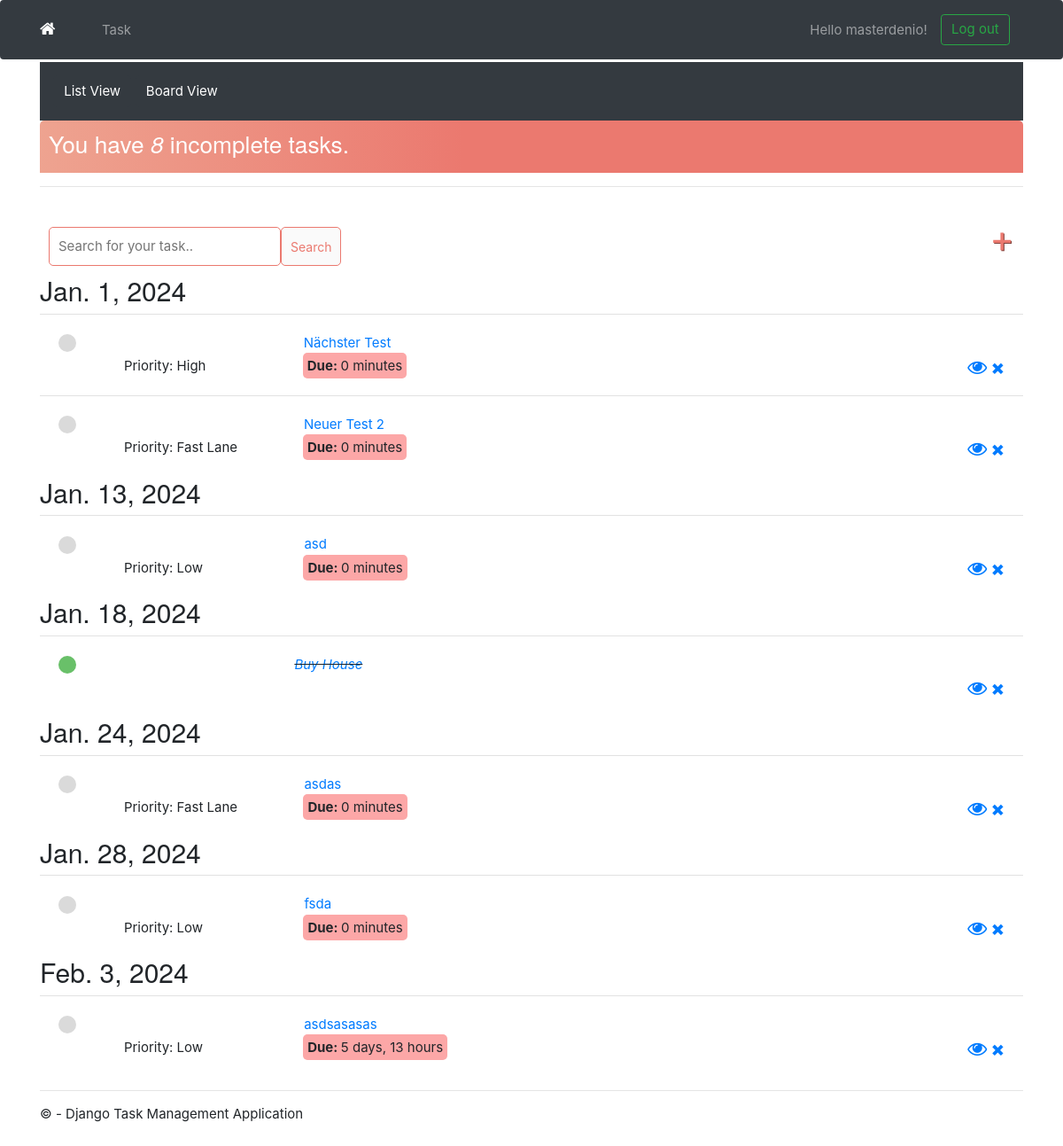
The page /task/ (signed in) on the database as committed earlier.
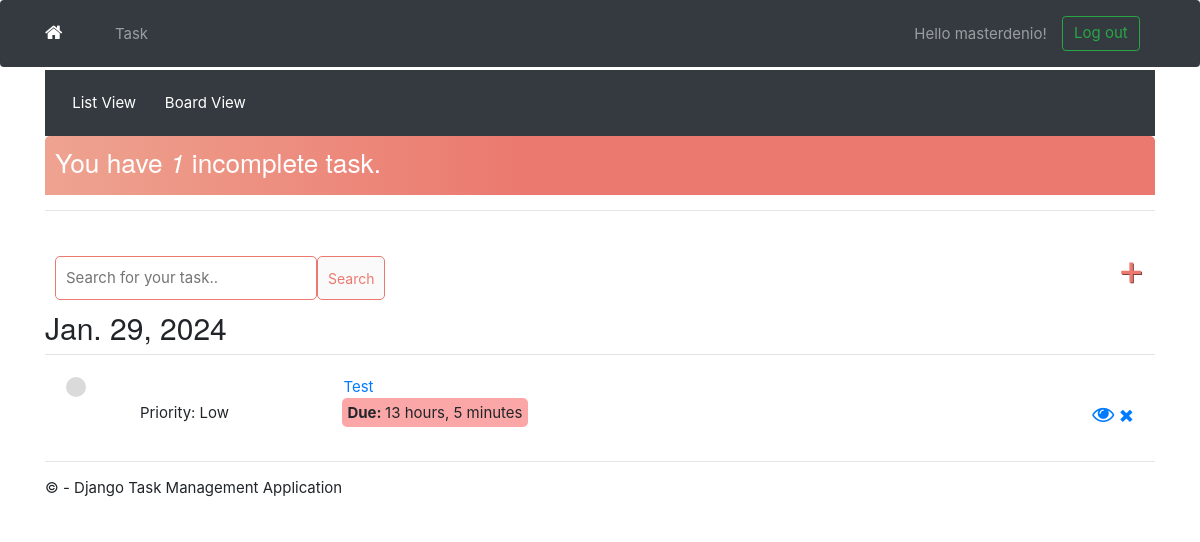
The same page on the database as committed later.
### app/models.py (models this page shows)
class Task(models.Model):
    PRIORITY_CHOICES = [
        ('L', 'Low'),
        ('M', 'Medium'),
        ('H', 'High'),
        ('F', 'Fast Lane'),
    ]
    due_date = models.DateField(
        auto_now_add=False, auto_now=False, blank=True, null=True)
    user = models.ForeignKey(
        User, on_delete=models.CASCADE, null=True, blank=True)
    title = models.CharField(max_length=200)
    description = models.TextField(null=True, blank=True)
    complete = models.BooleanField(default=False)
    create = models.DateTimeField(auto_now_add=True)
    update = models.DateTimeField(auto_now=True)
    priority = models.CharField(
        max_length=1,
        choices=PRIORITY_CHOICES,
        default='L',
    )
    STATUS_CHOICES = [
        ('TO DO', 'To do'),
        ('IN PROGRESS', 'In progress'),
        ('BLOCKED', 'Blocked'),
        ('DONE', 'Done'),
    ]
    status = models.CharField(
        max_length=12,
        choices=STATUS_CHOICES,
        default='TO DO',
    )
    def __str__(self):
        return self.title
    class Meta:
        ordering = ['complete']

### app/views.py (the view)
# urls.py: path('task/', views.TaskList.as_view(), name='tasks'),
class TaskList(LoginRequiredMixin, ListView):
    model = Task
    context_object_name = 'tasks'
    def get_context_data(self, **kwargs):
        context = super().get_context_data(**kwargs)
        context['tasks'] = context['tasks'].filter(user=self.request.user)
        context['tasks_by_status'] = {
            'TO DO': context['tasks'].filter(status='TO DO'),
            'IN PROGRESS': context['tasks'].filter(status='IN PROGRESS'),
            'BLOCKED': context['tasks'].filter(status='BLOCKED'),
            'DONE': context['tasks'].filter(status='DONE'),
        }
        search_input = self.request.GET.get('search-area') or ''
        if search_input:
            context['tasks'] = context['tasks'].filter(
                title__startswith=search_input)
        context['search_input'] = search_input
        context['count'] = context['tasks'].filter(complete=False).count()
        dates = context['tasks'].dates('due_date', 'day')
        tasks_by_date = {date: context['tasks'].filter(
            due_date=date).order_by('-priority') for date in dates}
        context['tasks_by_date'] = tasks_by_date
        return context
    def get_queryset(self):
        return Task.objects.filter(user=self.request.user).order_by('-due_date', '-priority')

### app/templates/app/task_list.html (shortened to what this page needs)
{% extends 'app/layout.html' %}
{% load static %}
{% block content %}
<div class="container-fluid bg-dark text-white py-3">
    <a href="{% url 'tasks' %}" class="btn btn-dark text-white>">List View</a>
    <a href="{% url 'task-board' %}" class="btn btn-dark text-white>">Board View</a>
</div>
<div class="header-bar">
    <div>
        <h3>You have <i>{{ count }}</i> incomplete task{{ count|pluralize:"s" }}.</h3>
    </div>
</div>
<hr>
<div id="search-add-wrapper">
    <form method="GET" style="margin-top: 20px; display: flex;">
        <input type="text" name='search-area' value="{{ search_input }}" placeholder="Search for your task.." />
        <input class="button" type="submit" value='Search' />
    </form>
    <a id="add-link" href="{% url 'task-create' %}">&#x2b;</a>
</div>
<div class="task-items-wrapper">
    {% for date, tasks in tasks_by_date.items %}
    <h2>{{ date }}</h2>
    {% for task in tasks %}
    <div class="task-wrapper">
        {% if task.complete %}
        <table>
            <tr>
                <td style="text-align: left;">
                    <div class="task-complete-icon"></div>
                </td>
                <td style="text-align: left; max-width: 20em; white-space: nowrap; overflow: hidden; text-overflow: ellipsis;">
                    <i><s><a href="{% url 'task-update' task.id %}">{{ task }}</a></s></i>
                </td>
            <tr>
                <td style="width: 20em;"></td>
            </tr>
            <td style="width: 300px;"></td>
            <td style="width: 300px;"></td>
            <td style="width: 600px; text-align: right;">
                <div class="delete-link">
                    <a class="fa fa-eye" href="{% url 'task' task.id %}" style="text-decoration: none"></a>
                    <a href="{% url 'task-delete' task.id %}" style="text-decoration: none">&#215;</a>
                </div>
            </td>
            </tr>
        </table>
        {% else %}
        <table>
            <tr>
                <td style="text-align: left;">
                    <div class="task-incomplete-icon"></div>
                </td>
                <td style="text-align: left; max-width: 20em; white-space: nowrap; overflow: hidden; text-overflow: ellipsis;">
                    <a href="{% url 'task-update' task.id %}">{{ task }}</a>
                </td>
            </tr>
            <tr>
                <td style="width: 20em;"></td>
            </tr>
            <tr>
                <td style="text-align: left; word-wrap: break-word; padding-left: 5em;">
                    <span class="task-priority">Priority: {{ task.get_priority_display }}</span>
                </td>
                <td style="width: 300px; text-align: left; word-wrap: break-word; padding-left: 0em;">
                    <span class="timer"><b>Due: </b>{{ task.due_date|timeuntil }}</span>
                </td>
                <td style="width: 600px; text-align: right;">
                    <div class="delete-link">
                        <a class="fa fa-eye" href="{% url 'task' task.id %}" style="text-decoration: none"></a>
                        <a href="{% url 'task-delete' task.id %}" style="text-decoration: none">&#215;</a>
                    </div>
                </td>
            </tr>
        </table>
        {% endif %}
    </div>
    {% endfor %}
    {% empty %}
    <h2>No items in list</h2>
    {% endfor %}
</div>
{% endblock content %}

### app/templates/app/layout.html (shortened to what this page needs)
<!DOCTYPE html>
<html>
<head>
    {% load static %}
    <link rel="stylesheet" type="text/css" href="{% static 'app/content/bootstrap.min.css' %}" />
    <link rel="stylesheet" type="text/css" href="{% static 'app/content/site.css' %}" />
    <link rel="stylesheet" type="text/css" href="{% static 'app/content/customcss.css' %}" />
    <link rel="stylesheet" href="https://cdnjs.cloudflare.com/ajax/libs/font-awesome/4.7.0/css/font-awesome.min.css">
    <link rel="stylesheet" href="https://stackpath.bootstrapcdn.com/bootstrap/4.5.2/css/bootstrap.min.css">
</head>
<body>
    <nav class="navbar navbar-expand-lg navbar-dark bg-dark fixed-top">
        <div class="container">
            <a class="navbar-brand" href="/"><i class="fa fa-home"></i></a>
            <div class="collapse navbar-collapse" id="navbarNav">
                <ul class="navbar-nav mr-auto">
                    {% if request.user.is_authenticated %}
                    <li class="nav-item">
                        <a class="nav-link" href="/task/">Task</a>
                    </li>
                    {% endif %}
                </ul>
                {% if user.is_authenticated %}
                    <form id="logoutForm" action="/logout/" method="post" class="form-inline my-2 my-lg-0">
                        <span class="navbar-text mr-3">Hello {{ user.username }}!</span>
                        <button class="btn btn-outline-success my-2 my-sm-0" type="submit">Log out</button>
                    </form>
                {% endif %}
            </div>
        </div>
    </nav>
    <div class="container body-content">
        {% block content %}
        {% endblock %}
        <hr />
        <footer>
            <p>&copy; {{ year }} - Django Task Management Application</p>
        </footer>
    </div>
</body>
</html>

### app/static/app/content/site.css (style rules this page uses)
body { padding-top: 50px; padding-bottom: 20px; }
.body-content { padding-left: 15px; padding-right: 15px; margin-left: auto; margin-right: auto; }
.task-priority { text-align: right; }

### app/static/app/content/customcss.css (style rules this page uses)
.header-bar { display: flex; justify-content: space-between; color: #fff; padding: 10px; border-radius: 5px 5px 0 0; background: linear-gradient(90deg,#EEA390 0%, #EB796F 43%, #EB796F 100%); }
.task-wrapper { display: flex; align-items: center; justify-content: flex-start; padding: 20px; background-color: #fff; border-top: 1px solid rgb(226, 226, 226); flex-direction: row; flex-wrap: nowrap; }
.task-incomplete-icon { height: 20px; width: 20px; background-color: rgb(218, 218, 218); border-radius: 50%; }
.delete-link { text-decoration: none; font-weight: 900; color: #CF4949; font-size: 22px; line-height: 0; }
#search-add-wrapper { display: flex; justify-content: space-between; align-items: center; padding: 10px; }
#add-link { color: #EB796F; text-decoration: none; font-size: 42px; text-shadow: 1px 1px #81413B; }
input[type=text], input[type=password], textarea { border: 1px solid #EB796F; border-radius: 5px; padding: 10px; width: 90%; }
.button { border: 1px solid #EB796F; background-color: #FAFAFA; color: #EB796F; padding: 10px; font-size: 14px; border-radius: 5px; cursor: pointer; text-decoration: none; }
.timer { background-color: #FCA7A7; border-radius: 5px; padding: 5px; }
html { font-size: 15px; }
.navbar { z-index: 0; }
.navbar-brand, .nav-link, .navbar-text, .btn { line-height: 0; padding-bottom: 100px; }

Rows that differ between the two databases and show on the page:
removed Task: title "Nächster Test", priority "High", due_date "0 minutes", shown under "Jan. 1, 2024"
removed Task: title "Neuer Test 2", priority "Fast Lane", due_date "0 minutes", shown under "Jan. 1, 2024"
removed Task: title "asd", priority "Low", due_date "0 minutes", shown under "Jan. 13, 2024"
removed Task: title "Buy House", shown under "Jan. 18, 2024"
removed Task: title "asdas", priority "Fast Lane", due_date "0 minutes", shown under "Jan. 24, 2024"
removed Task: title "fsda", priority "Low", due_date "0 minutes", shown under "Jan. 28, 2024"
removed Task: title "asdsasasas", priority "Low", due_date "5 days, 13 hours", shown under "Feb. 3, 2024"
added Task: title "Test", priority "Low", due_date "13 hours, 5 minutes", shown under "Jan. 29, 2024"
Other text that changed with them:
{{ count }}: "8" → "1"
new list line: "Jan. 29, 2024"
list line gone: "Jan. 1, 2024"
list line gone: "Jan. 13, 2024"
list line gone: "Jan. 18, 2024"
list line gone: "Jan. 24, 2024"
list line gone: "Jan. 28, 2024"
list line gone: "Feb. 3, 2024"
